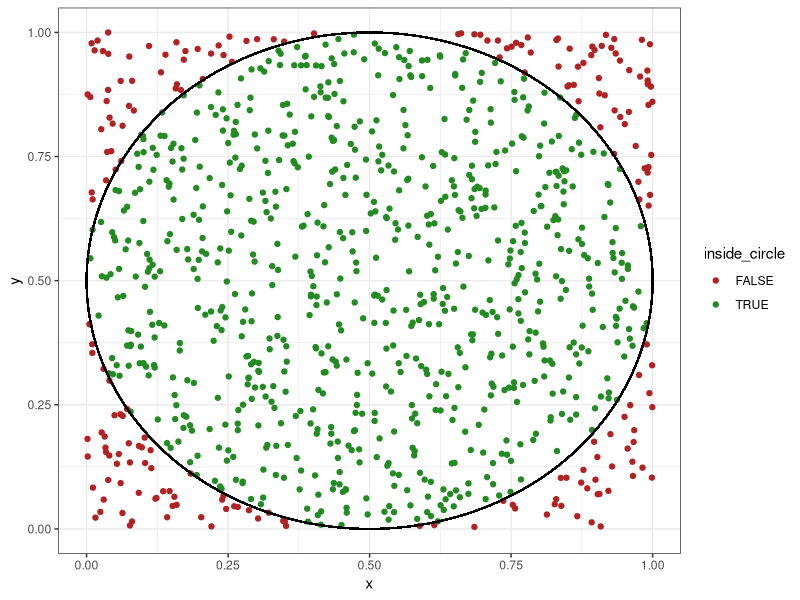
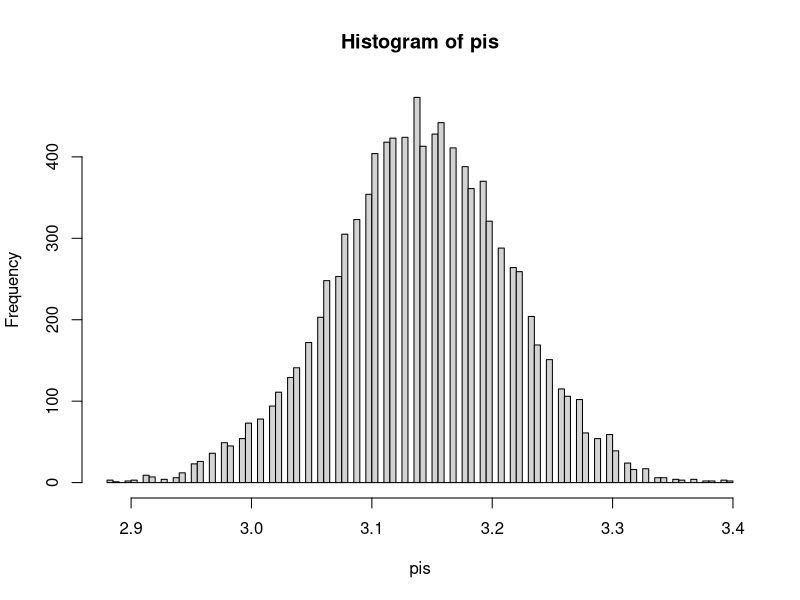
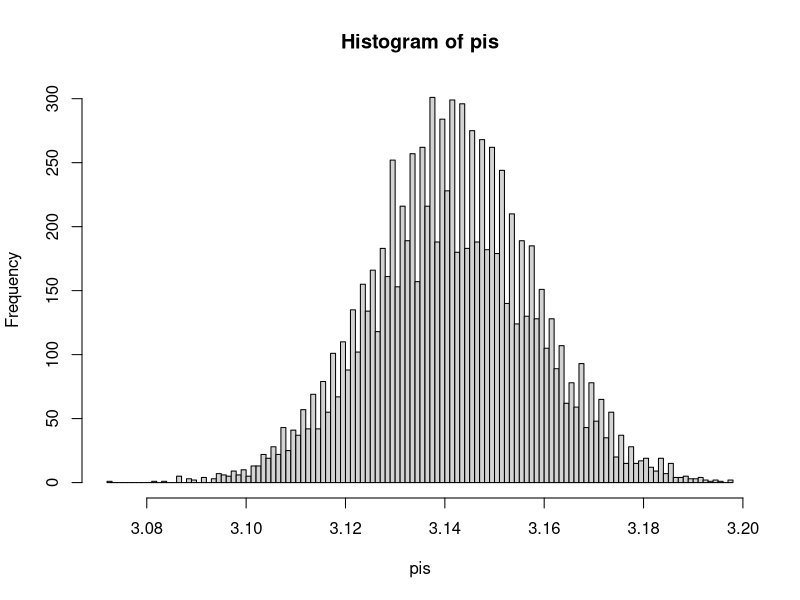
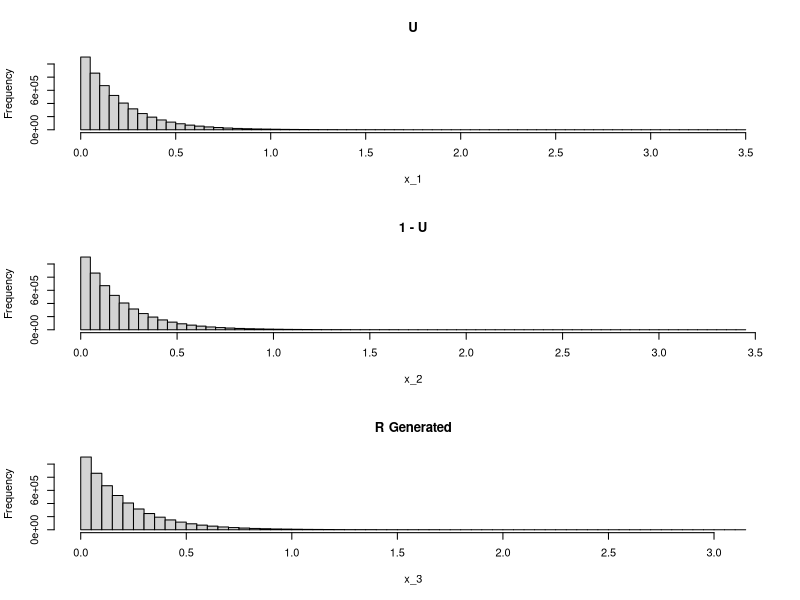

These charts were generated, in order, by the following R code:
# Questions 5 and 6 ####

# R has a built in function, pbirthday
# Check ?pbirthday for documentation

message("Preliminary results for demonstration")
pbirthday(n = 2, classes = 365)

1 / 365

1 - (365/365)*(364/365)

# Custom function to calculate probability there are no matches
# with d days and n people
p_no_match <- function(d, n) {
  prod(d:(d - n + 1)) / d^n  
}

1 - p_no_match(365,2)

message("\n\n----- 2 People in Room -----")
# Simulation approach
# Generate a sample of 2 days and check if they match
set.seed(6644)
(birthdays <- sort(sample(365, size = 25, replace = TRUE)))

message(paste("Any duplicated birthdays? ", any(duplicated(birthdays))))

# Do this many times to approximate the probability calculated above
check_sample <- function(d, n) {
  birthdays <- sample(d, size = n, replace = TRUE)
  any(duplicated(birthdays))
}

results <- replicate(1e5, check_sample(365, 2))
message(paste("Probability from simulation: ", mean(results)))
message(paste("Probabiltiy from prbirthday: ", pbirthday(n = 2, classes = 365)))

# See how far off we were
diff <- mean(results) - pbirthday(n = 2, classes = 365)
message(paste("Difference between simulation and exact: ", diff))

# Now try for 3 people in the same room
message("\n\n----- 3 People in Room -----")
message(paste("Probability from pbirthday: ", pbirthday(n = 3, classes = 365)))

message(paste("Probability from doing 1 minus method: ", 1 - (365/365)*(364/365)*(363/365)))

results <- replicate(1e5, check_sample(365, 3))
message(paste("Probability from simulation: ", mean(results)))

# See how far off we were
diff <- mean(results) - pbirthday(n = 3, classes = 365)
message(paste("Difference between simulation and exact: ", diff))

# Using permutation formula
perm <- function(n, k) {
  prod(n:(n-k+1))
}

my_pbirthday <- function(n, classes) {
  1 - perm(classes, n) / classes^n
}

message(paste("Probability from doing 1 minus method in a custom function: ", my_pbirthday(n = 3, classes = 365)))

# Questions 7 and 8 ####
# If you don't have the following packages, then install them by uncommenting
# the following two lines.
# install.packages("ggplot2")
# install.packages("ggforce")
library(ggplot2)
library(ggforce)

# Generate many uniform xs and ys between 0 and 1
x <- runif(1e3)
y <- runif(1e3)

# Logical indicating whether or not the point "landed" inside the circle
inside_circle <- (x - 0.5)^2 + (y - 0.5)^2 < 0.5^2

# Graph to show the points and whether or not they landed inside the circle
ggplot(data.frame(x = x, y = y, inside_circle = inside_circle)) +
  geom_point(aes(x = x, y = y, color = inside_circle)) +
  geom_circle(aes(x0 = 0.5, y0 = 0.5, r = 0.5)) +
  scale_color_manual(values = c("firebrick", "forestgreen")) +
  theme_bw()

# Find proportion by dividing number inside circle divided by total number
sum(inside_circle == TRUE) / length(inside_circle)
# Alternative is to take the mean of the logical vectors (TRUE = 1, FALSE = 0)
mean(inside_circle)

# Approximation of pi is proportion times 4
mean(inside_circle) * 4

# Function that runs one simulation of throwing n_points and calculates
# the approximation for pi by taking 4 times the proportion of darts
# that land inside the circle
get_pi <- function(n_points) {
  x <- runif(n_points)
  y <- runif(n_points)
  
  inside_circle <- (x - 0.5)^2 + (y - 0.5)^2 < 0.5^2
  
  mean(inside_circle) * 4
}

# See what happens if select 500 points
get_pi(500)

# Run the simulation of 500 points 1000 times
pis <- replicate(1e4, get_pi(500))

# Look at the distribution of pi approximations
summary(pis)
hist(pis, 100)
quantile(pis, probs = c(0.025, 0.5, 0.975))


# Run the simulation with many, many more points
pis <- replicate(1e4, get_pi(1e4))
summary(pis)
hist(pis, 100)
quantile(pis, probs = c(0.025, 0.5, 0.975))



# Question 10
# Create an empty vector to hold 16 of the x values
x_i <- numeric(16)
# Set the seed to 1
x_0 <- 1
# This is a slightly different generator than the one in the problem
# This one might be even MORE awful than the one in the assignment!
for (i in 1:16) {
  if (i == 1) {
    x_i[i] <- (3 * x_0 + 1) %% 8
  } else {
    x_i[i] <- (3 * x_i[i - 1] + 1) %% 8
  }
}

x_i
sum(duplicated(x_i))

# Question 11
x_i <- numeric(1e4)
# Set the seed to 1
x_0 <- 6644
for (i in 1:1e3) {
  if (i == 1) {
    x_i[i] <- (16807 * x_0) %% (2^31 - 1)
  } else {
    x_i[i] <- (16807 * x_i[i - 1] + 1) %% (2^31 - 1)
  }
}



# Examine first 25 generated
x_i[2:26]
x_i[2:26] / (2^31 - 1)
# Check to see if any are duplicated
sum(duplicated(x_i))

(16807 * x_0 ) %% (2^31 - 1)
x_i[1]

# Question 12 ####
set.seed(1)
n <- 5e6
U <- runif(n)
x_1 <- -(1/5) * log(U)
x_2 <- -(1/5) * log(1 - U)
x_3 <- rexp(n, rate = 5)

mean(x_1)
mean(x_2)
mean(x_3)

var(x_1)
var(x_2)
var(x_3)

summary(x_1)
summary(x_2)
summary(x_3)

par(mfrow = c(3, 1))
hist(x_1, 100, main = "U")
hist(x_2, 100, main = "1 - U")
hist(x_3, 100, main = "R Generated")

